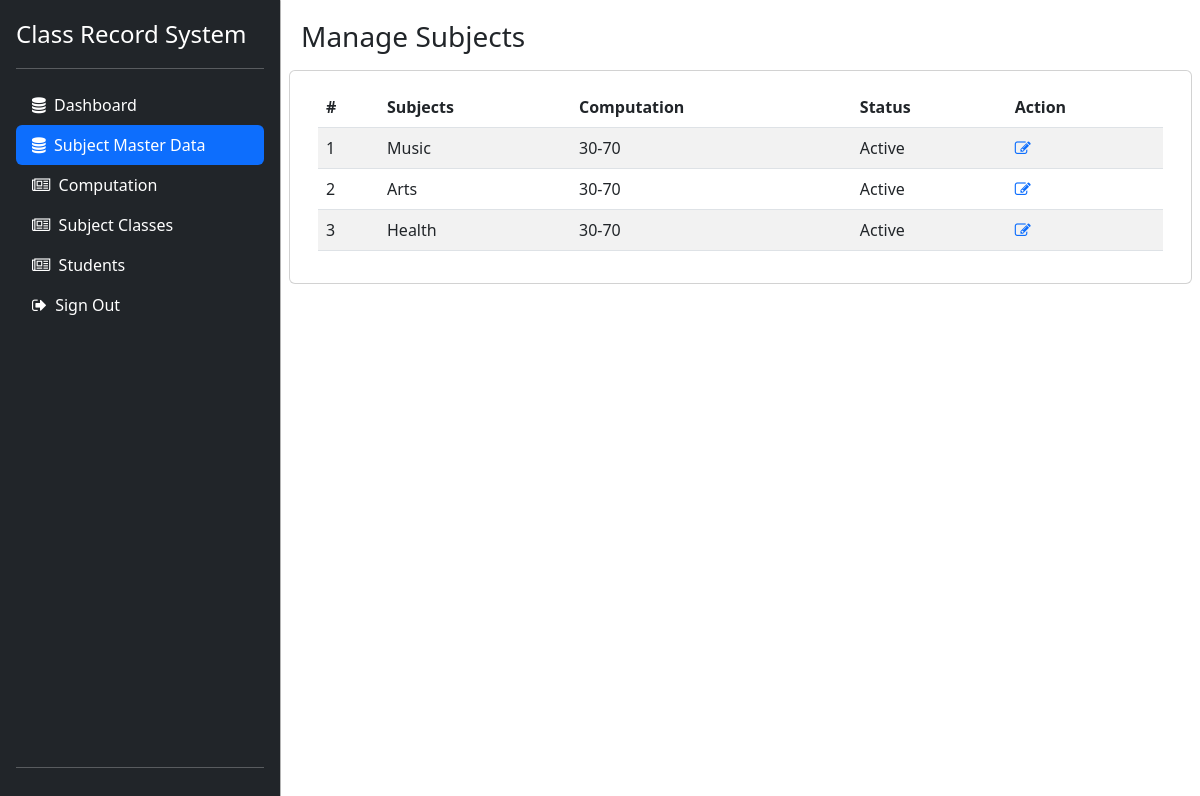
The page /admin/teacher_subject.php (signed in) on the database its author committed.
### tables this page shows
CREATE TABLE `subjects_assign` (
  `subjectAssignId` int NOT NULL,
  `subjectId` int NOT NULL,
  `computationMasterId` int NOT NULL,
  `classMasterId` int NOT NULL,
  `teacherId` int NOT NULL,
  `datecreated` datetime NOT NULL,
  `dateupdated` datetime NOT NULL,
  `userId` int NOT NULL,
  `status` enum('Active','Inactive','Deleted') NOT NULL
);

CREATE TABLE `subjects` (
  `subjectId` int NOT NULL,
  `subjects` varchar(255) NOT NULL,
  `description` varchar(255) NOT NULL,
  `status` enum('Active','Inactive','Deleted') NOT NULL,
  `datecreated` datetime NOT NULL,
  `dateupdated` datetime NOT NULL,
  `userId` int NOT NULL
);

CREATE TABLE `computation_master` (
  `computationMasterId` int NOT NULL,
  `description` varchar(255) NOT NULL,
  `status` enum('Active','Inactive','Deleted') NOT NULL,
  `datecreated` datetime NOT NULL,
  `dateupdated` datetime NOT NULL,
  `userId` int NOT NULL
);

### libraries/data_interface.php (called while the page is built, shortened)
<?php
class jpacObject{
	private $conn;
	public function __construct(){
  		try {
	 		$this->conn = new PDO("mysql:host=".db_server.";dbname=".db_name, db_user, db_pass);
  			$this->conn->setAttribute(PDO::ATTR_ERRMODE, PDO::ERRMODE_EXCEPTION);
		} catch(PDOException $e) {
		  	echo "Connection failed: " . $e->getMessage();
		  	die;
		}
	}
	function SQLQuery($sql) {
		$sth=$this->conn->prepare($sql);
		$sth->execute();
		$result = $sth->fetchAll();
		return $result;
	}
}
?>

### admin/teacher_subject.php (the view, shortened to what this page needs)
<?php
$jpac=new JpacObject();
$userData=isset($_SESSION['userData']) ? $_SESSION['userData'] : [] ;
$subjectData=$jpac->SQLQuery("SELECT t0.*,t1.*,t2.description as computation_description FROM subjects_assign t0 LEFT JOIN subjects t1 on t0.subjectId=t1.subjectId LEFT JOIN computation_master t2 on t0.computationMasterId=t2.computationMasterId WHERE t0.teacherId='".$userData[0]['userId']."' ");
?>
<!doctype html>
<html lang="en">
  <head>
<link href="css/bootstrap.min.css" rel="stylesheet">
<link rel="stylesheet" href="https://cdnjs.cloudflare.com/ajax/libs/font-awesome/4.7.0/css/font-awesome.min.css">
    <link href="sidebars.css" rel="stylesheet">
  </head>
  <body>
<main class="d-flex flex-nowrap">
    <?php include_once("sidebar.php"); ?>
  <div class="container-fluid p-0" style="margin:20px;">
  <h1 class="h3 mb-3">Manage Subjects</h1>
<div class="row">
    <div class="card">
        <div class="card-body table-responsive">
        <table class="table table-striped table-hover" id="usersTable">
                <thead>
                    <tr>
                        <th>#</th>
                        <th>Subjects</th>
                        <th>Computation</th>
                        <th>Status</th>
                        <th>Action</th>
                    </tr>
                </thead>
                <tbody>
                    <?php
                    $result=$subjectData;
                    for($i=0;$i<count($result);$i++){
                    ?>
                    <tr>
                        <td><?= ($i+1) ?></td>
                        <td><?= $result[$i]['subjects'] ?></td>
                        <td><?= $result[$i]['computation_description'] ?></td>
                        <td><?= $result[$i]['status'] ?></td>
                        <td class="table-action">
                            <a href="#" data-toggle="modal" data-target="#modalData" onclick="showModalData('edit','<?= $result[$i]['subjectAssignId'] ?>','<?= $result[$i]['subjectId'] ?>','<?= $result[$i]['computationMasterId'] ?>','<?= $result[$i]['status'] ?>')">
                            <i class="fa fa-edit"></i>
                    </a>
                        </td>
                    </tr>
                    <?php } ?>
                </tbody>
            </table>
        </div>
    </div>
</div>
</div>
</main>
<link rel="stylesheet" type="text/css" href="https://cdn.datatables.net/v/bs5/dt-1.11.5/datatables.min.css"/>
  </body>
</html>

### admin/sidebars.css (style rules this page uses)
body { min-height: 100vh; min-height: -webkit-fill-available; }
html { height: -webkit-fill-available; }
main { height: 100vh; height: -webkit-fill-available; max-height: 100vh; overflow-x: auto; overflow-y: hidden; }

### rows shown on the page
subjects_assign: subjectId.subjects "Music", computationMasterId.description "30-70", subjectId.status "Active"
subjects_assign: subjectId.subjects "Arts", computationMasterId.description "30-70", subjectId.status "Active"
subjects_assign: subjectId.subjects "Health", computationMasterId.description "30-70", subjectId.status "Active"
